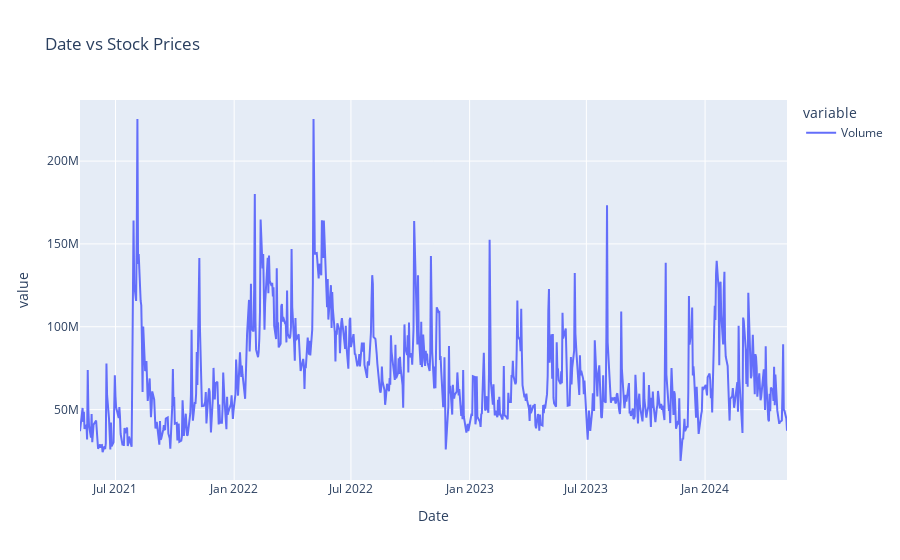

Notebook code for this chart:
### Markdown cell above
Judging the Closing price, AMD has been experiencing volatile rise and drop in its price.

AMD in October 2022 reached its lowest stock price on the chart due reporting a 40% decline in its client segment (PCs) that was almost the entire reason for AMD's shortfall when the PC makert came to a standstill in the second half of summer in 2022.

AMD in March 2024 experienced a high rise in stock price due to their announcement of their MI300 series AI chip for HPC and generative AI. Leading many investors heavily invest into the stock over the AI craze. But such rapid growth may be unsustainable due to the stronger position their competitors may have such as Nvidia and if the company fails to meet expectations may lead to significant damage to the stock.

The most recent drop can be explained with AMD's struggle to impress Wall Street with its earnings season, investors were not impressed even amid the rise in AI demand. Leading to a near 9% drop in stock price and affecting other company stocks such as Nvidia with a 3% stock drop.

### Code cell
fig = px.line(df_amd, y=['Volume'], title = 'Date vs Stock Prices')
fig.show()

### Figure 1 — Plotly figure (JSON) as saved in the notebook; plotly's stock layout.template omitted (floating-point values rounded to 4 significant figures; data arrays with more than 128 entries replaced by an {"elided": "..."} marker saying what was removed)
{"data": [{"hovertemplate": "variable=Volume<br>Date=%{x}<br>value=%{y}<extra></extra>", "legendgroup": "Volume", "line": {"color": "#636efa", "dash": "solid"}, "marker": {"symbol": "circle"}, "mode": "lines", "name": "Volume", "orientation": "v", "showlegend": true, "type": "scatter", "x": {"elided": "755 str values"}, "xaxis": "x", "y": {"elided": "755 int values"}, "yaxis": "y"}], "layout": {"legend": {"title": {"text": "variable"}, "tracegroupgap": 0}, "title": {"text": "Date vs Stock Prices"}, "xaxis": {"anchor": "y", "domain": [0, 1], "title": {"text": "Date"}}, "yaxis": {"anchor": "x", "domain": [0, 1], "title": {"text": "value"}}}}
